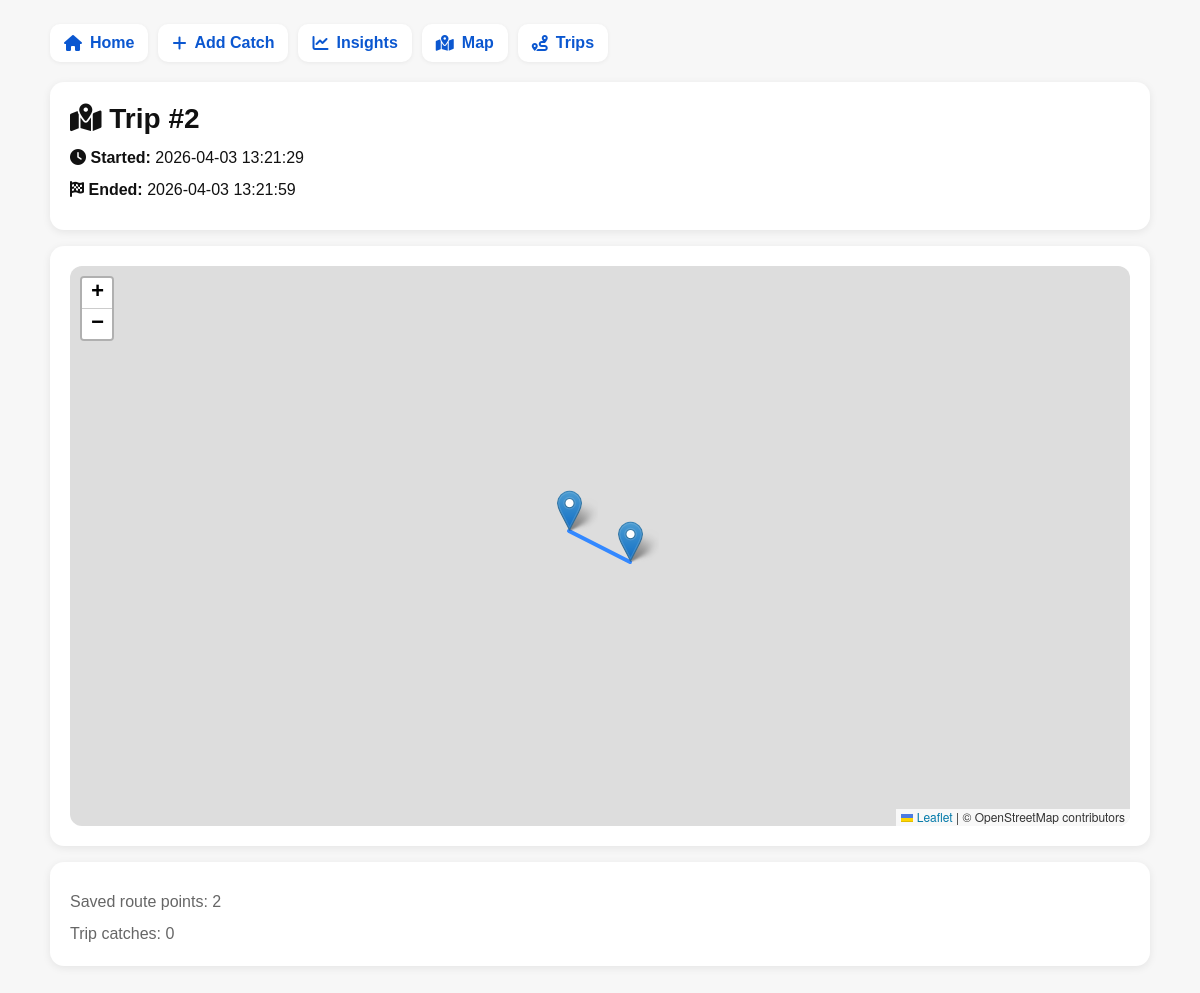
Page /trips/2 on the committed database.
### tables this page shows
CREATE TABLE trips (
            id INTEGER PRIMARY KEY AUTOINCREMENT,
            started_at TEXT,
            ended_at TEXT,
            name TEXT,
            notes TEXT
        );

### app.py (the view, shortened to what this page needs)
@app.route("/trips/<int:trip_id>")
def trip_detail(trip_id):
    trip = get_trip_by_id(trip_id)
    if not trip:
        return "Trip not found", 404
    raw_points = get_trip_points(trip_id)
    trip_points = []
    for point in raw_points:
        trip_points.append({
            "latitude": point["latitude"],
            "longitude": point["longitude"],
            "timestamp": point["timestamp"],
            "accuracy": point["accuracy"]
        })
    raw_catches = get_catches_for_trip(trip_id)
    trip_catches = []
    return render_template(
        "trip_detail.html",
        trip=trip,
        trip_points=trip_points,
        trip_catches=trip_catches
    )

### app.py (called while the page is built)
def get_connection():
    conn = sqlite3.connect(DB_FILE)
    conn.row_factory = sqlite3.Row
    return conn

def get_trip_by_id(trip_id):
    conn = get_connection()
    cursor = conn.cursor()
    cursor.execute("SELECT * FROM trips WHERE id = ?", (trip_id,))
    trip = cursor.fetchone()
    conn.close()
    return trip

def get_trip_points(trip_id):
    conn = get_connection()
    cursor = conn.cursor()
    cursor.execute("""
        SELECT *
        FROM trip_points
        WHERE trip_id = ?
        ORDER BY id ASC
    """, (trip_id,))
    points = cursor.fetchall()
    conn.close()
    return points

def get_catches_for_trip(trip_id):
    conn = get_connection()
    cursor = conn.cursor()
    cursor.execute("""
        SELECT *
        FROM catches
        WHERE trip_id = ?
        ORDER BY id ASC
    """, (trip_id,))
    catches = cursor.fetchall()
    conn.close()
    return catches

### templates/trip_detail.html (shortened to what this page needs)
{% extends "base.html" %}
{% block content %}
<div class="card">
    <h1>
        <i class="fa-solid fa-map-location-dot"></i>
        {{ trip["name"] or ("Trip #" ~ trip["id"]) }}
    </h1>
    <p>
        <i class="fa-solid fa-clock"></i>
        <strong>Started:</strong> {{ trip["started_at"] or "N/A" }}
    </p>
    <p>
        <i class="fa-solid fa-flag-checkered"></i>
        <strong>Ended:</strong> {{ trip["ended_at"] or "Still active" }}
    </p>
</div>
<div class="card">
    <div id="trip-detail-map" style="width: 100%; height: 70vh; min-height: 420px; border-radius: 12px;"></div>
</div>
<div class="card">
    <p class="muted" style="margin-bottom: 8px;">Saved route points: {{ trip_points|length }}</p>
    <p class="muted" style="margin-bottom: 0;">Trip catches: {{ trip_catches|length }}</p>
</div>
{% endblock %}

### templates/base.html (style rules this page uses)
body { font-family: Arial, sans-serif; max-width: 1100px; margin: 0 auto; padding: 16px; background: #f7f7f7; color: #111; }
h1 { margin-top: 0; margin-bottom: 10px; font-size: 28px; line-height: 1.2; }
p { margin: 8px 0; line-height: 1.5; }
.card { background: white; border-radius: 14px; padding: 16px; margin-bottom: 16px; box-shadow: 0 2px 8px rgba(0,0,0,0.08); }
.muted { color: #666; }
@media (min-width: 700px) { body { padding: 24px; } }
@media (min-width: 700px) { .card { padding: 20px; } }

### rows in the picture
trips: name+id "Trip #2", started_at "2026-04-03 13:21:29", ended_at "2026-04-03 13:21:59"

### other values in the picture
{{ trip_points|length }} "2"
{{ trip_catches|length }} "0"
